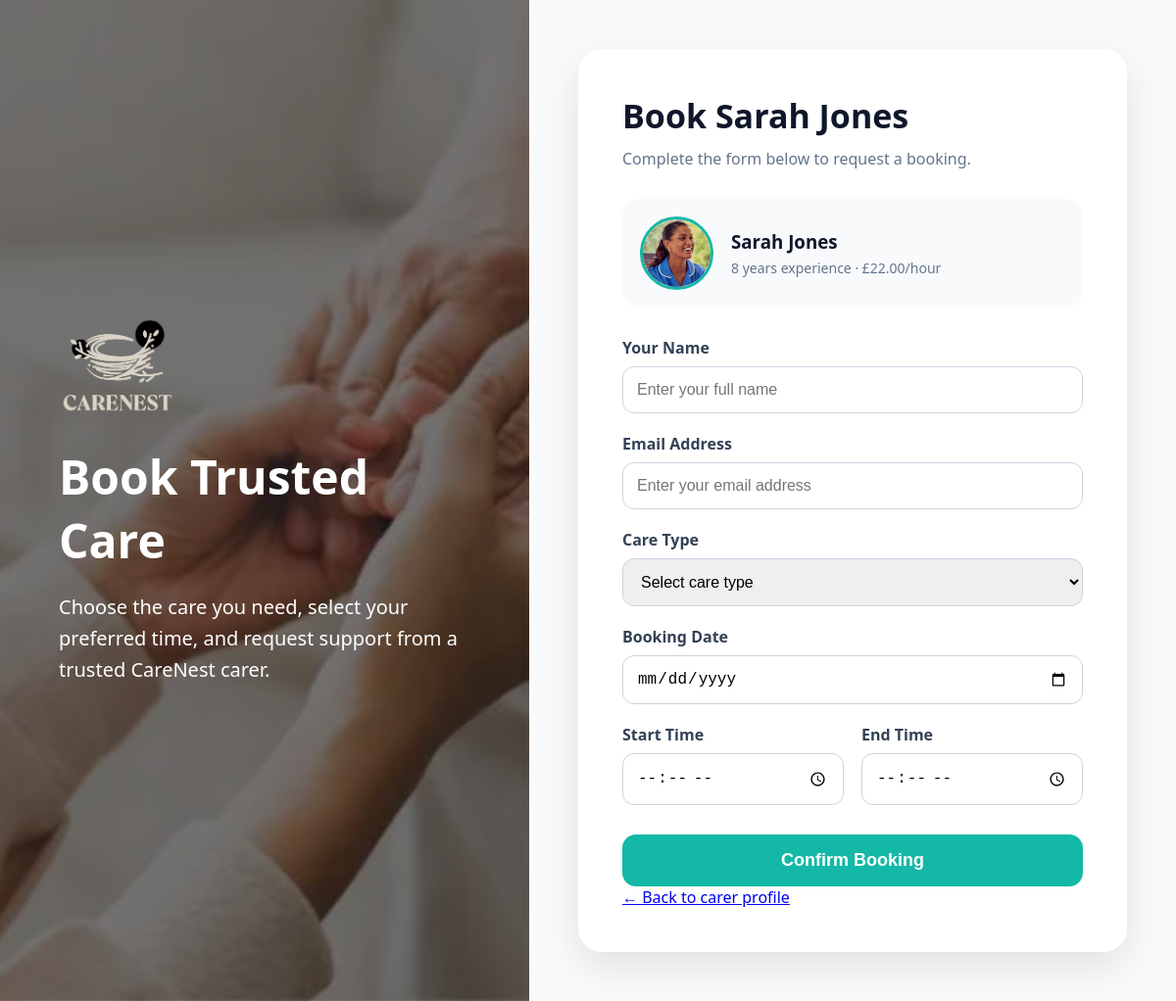
The app's page /booking/1/ with its own data.
### carers/models.py (models this page shows, shortened)
class Carer(models.Model):
    GENDER_CHOICES = (
        ('male', 'Male'),
        ('female', 'Female'),
    )
    CARE_TYPES = (
        ('Dementia Care', 'Dementia Care'),
        ('Personal Care', 'Personal Care'),
        ('Companionship', 'Companionship'),
        ('Overnight Care', 'Overnight Care'),
    )
    care_type = models.CharField(
        max_length=50,
        choices=CARE_TYPES,
        default='Personal Care'
    )
    full_name = models.CharField(max_length=100)
    photo = models.ImageField(
        upload_to='carers/',
        blank=True,
        null=True
    )
    gender = models.CharField(
        max_length=10,
        choices=GENDER_CHOICES,
        default='female'
    )
    postcode = models.CharField(max_length=20)
    experience_years = models.PositiveIntegerField()
    hourly_rate = models.DecimalField(
        max_digits=8,
        decimal_places=2
    )
    bio = models.TextField()
    dbs_verified = models.BooleanField(
        default=False
    )

### bookings/views.py (the view, shortened to what this page needs)
# urls.py: path('<int:carer_id>/', create_booking, name='create_booking'),
def create_booking(request, carer_id):
    carer = get_object_or_404(Carer, id=carer_id)
    return render(
        request,
        'bookings/create_booking.html',
        {'carer': carer}
    )

### bookings/templates/bookings/create_booking.html (shortened to what this page needs)
{% load static %}
<!DOCTYPE html>
<html>
<head>
</head>
<body>
<div class="page">
    <div class="left-panel">
        <img src="{% static 'images/logo.png' %}" alt="CareNest Logo">
        <h1>Book Trusted Care</h1>
        <p>
            Choose the care you need, select your preferred time,
            and request support from a trusted CareNest carer.
        </p>
    </div>
    <div class="right-panel">
        <div class="booking-card">
            <h2>Book {{ carer.full_name }}</h2>
            <p class="subtitle">
                Complete the form below to request a booking.
            </p>
            <div class="carer-summary">
                {% if carer.photo %}
                    <img src="{{ carer.photo.url }}">
                {% endif %}
                <div>
                    <h3>{{ carer.full_name }}</h3>
                    <p>{{ carer.experience_years }} years experience · £{{ carer.hourly_rate }}/hour</p>
                </div>
            </div>
            <form method="POST">
                <div class="form-group">
                    <label>Your Name</label>
                    <input type="text" name="client_name" placeholder="Enter your full name" required>
                </div>
                <div class="form-group">
                    <label>Email Address</label>
                    <input type="email" name="client_email" placeholder="Enter your email address" required>
                </div>
                <div class="form-group">
                    <label>Care Type</label>
                    <select name="care_type" required>
                        <option value="">Select care type</option>
                    </select>
                </div>
                <div class="form-group">
                    <label>Booking Date</label>
                    <input type="date" name="booking_date" required>
                </div>
                <div class="time-row">
                    <div class="form-group">
                        <label>Start Time</label>
                        <input type="time" name="start_time" required>
                    </div>
                    <div class="form-group">
                        <label>End Time</label>
                        <input type="time" name="end_time" required>
                    </div>
                </div>
                <button type="submit" class="submit-btn">
                    Confirm Booking
                </button>
            </form>
          <a href="/carer/{{ carer.id }}/">
                 ← Back to carer profile
            </a>
        </div>
    </div>
</div>
</body>
</html>

### records on screen
Carer: full_name "Sarah Jones", photo (picture), experience_years "8", hourly_rate "22.00"
